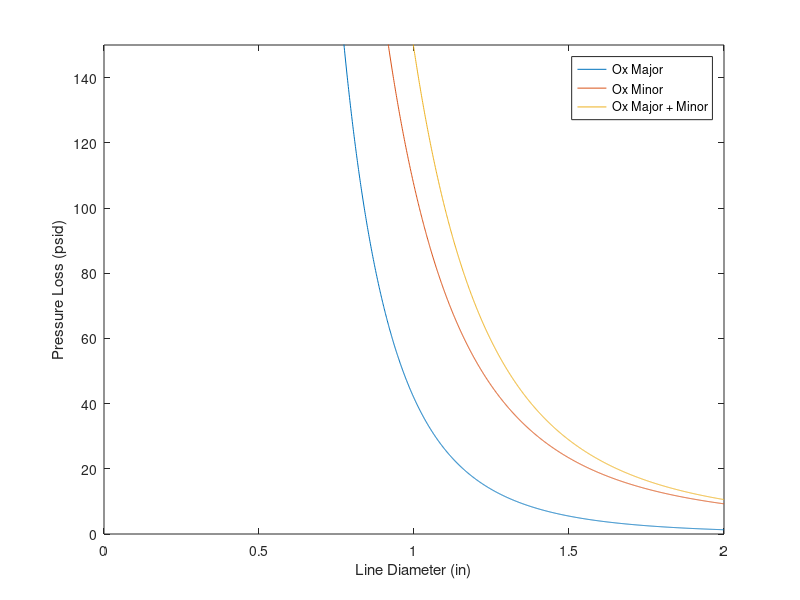
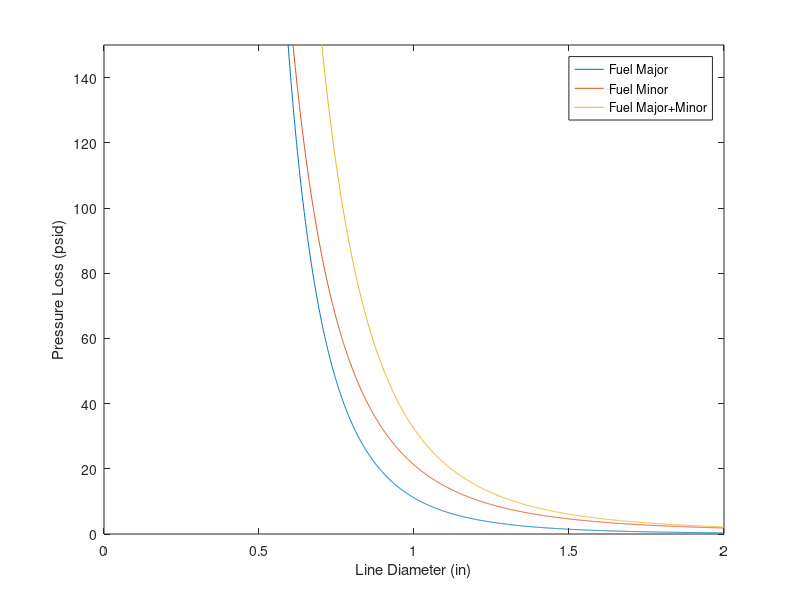

Source code (MATLAB) for these figures, in order:
%test stand development, Alexander Cusianovic 2018
close all;
g = 32.2;       % ft/s^2
%%% engine parameters
T = 5000;           % 10,000 lbf
Isp = 217;          % s
OF = 2.6;
impTot = 200000;
tb = impTot/T;
Pc = 350;           % psia
gam = 1.14;         % specific heat ratio
exPressRat = 0.0588;% exit pressure ratio, from Dave's design
expansionRat = 4.44;% expansion ratio
contractionRat = 4.1;
Pa = 14.7;          % atmospheric pressure
Cf = sqrt(2*gam^2/(gam-1)*(2/(gam+1))^((gam+1)/(gam-1))*(1-exPressRat^((gam-1)/gam)))+ expansionRat*(exPressRat-Pa/Pc);
% Cstar = Isp*9.81/Cf; %m/s
Cstar = 1786;       % m/s
CstarEff = 0.85;
mdot = T/(Isp*g)*32.2;
oxMdot = OF/(OF+1)*mdot; %lbm/s
fuelMdot = mdot - oxMdot;
%propellant densities
oxRho = 72.2;       % lbm/ft^3
fuelRho = 53.85;    % lbm/ft^3
%flow rates
% oxQ = oxMdot/oxRho*448.831;     %(lbm/s)/(lbm/ft^3) = ft^3/s = > gpm
% fuelQ = fuelMdot/fuelRho*448.831;
oxQ = (oxMdot/oxRho)*12^3;    %in^3/s
oxGPM = oxMdot/oxRho*448.831; %gpm
fuelQ = fuelMdot/fuelRho*12^3; %in^3/s
fuelGPM = fuelMdot/fuelRho*448.831; %Gpm

Qtot = oxQ+fuelQ;
oxMass = tb*oxMdot;         %lbm
fuelMass = tb*fuelMdot;     %lbm
oxVol = oxMass/oxRho;       %ft^3
fuelVol = fuelMass/fuelRho; %ft^3

%tank sizing
fuelTheight = 5; %maximum height, ft
oxTheight = 5;   %maximum heigh, ft
tankD = sqrt(4/pi*fuelTheight/fuelVol);
oxTHdot = (oxQ/12^3)/(pi/4*tankD^2);
fuelTHdot = (fuelQ/12^3)/(pi/4*tankD^2);

%engine sizing
At = (mdot*Cstar*CstarEff/Pc)/9.81; % throat area, (lbm/s)*(m/s)/(lbf/in^2)=>in^2
Ac = At*contractionRat; %in^2
Dc = sqrt(4*Ac/pi);
%plumbing and injector sizing
injDeltaP = 0.3*Pc;
Cd = 0.7; %assume a Cd
oxinjArea = oxMdot/(Cd*sqrt(g*2*injDeltaP*oxRho/12^2));       %in^2
fuelinjArea = fuelMdot/(Cd*sqrt(g*2*injDeltaP*fuelRho/12^2)); %in^2
%  lbm/s   /   sqrt(lbm/in^2*lbm/ft^3*g(ft/s^2)/12^2)
%%% injector hole sizing
%oxElements = 100;
%fuelElements = 80;
%oxElementD = sqrt(4/pi*(oxinjArea/oxElements)); %in, element diameter
%fuelElementD = sqrt(4/pi*(fuelinjArea/fuelElements)); %in, element diameter
oxInjVel = Cd*sqrt(2*g*injDeltaP*12^2/oxRho);     %ft/s
fuelInjVel = Cd*sqrt(2*g*injDeltaP*12^2/fuelRho); %ft/s
%mdot = Cd*A*sqrt(2deltaP*rho)
%rho*A*v = cd*A*sqrt(2*deltaP*rho)
%v = Cd*sqrt(2*deltaP/rho)
z = 0.5:0.001:2;
oxMinorLoss_arr = zeros(length(z),1);
fuelMinorLoss_arr = zeros(length(z),1);
oxMajorLoss_arr = zeros(length(z),1);
fuelMajorLoss_arr = zeros(length(z),1);
for j = 1:length(z)
%%% PLUMBING DROPS
%minor losses
movKL = 1; %assuming ball valve, partially closed
movA = pi/4*(1.5/12)^2;          % ft^2
movLoss = 0.00694*movKL*0.5*(oxRho/g)*((oxQ/12^3)/movA)^2; 
mfvKL = 1;
mfvA = pi/4*(1.5/12)^2; 
mfvLoss = 0.00694*mfvKL*0.5*(fuelRho/g)*((fuelQ/12^3)/mfvA)^2;
lineD = z(j); % in
lineA = pi/4*(lineD/12)^2; % ft^2
elbowKL = 1.5;
num90ElbowsFuel = 5;
num90ElbowsOx = 5;
elbowLossFuel = num90ElbowsFuel*(0.00694*elbowKL*0.5*(fuelRho/g)*((fuelQ/12^3)/lineA)^2);
elbowLossOx = num90ElbowsOx*(0.00694*elbowKL*0.5*(oxRho/g)*((oxQ/12^3)/lineA)^2);
minorLossesOxTotal = elbowLossOx+movLoss;
minorLossesFuelTotal = elbowLossFuel+mfvLoss;
oxMinorLoss_arr(j) = minorLossesOxTotal;
fuelMinorLoss_arr(j) = minorLossesFuelTotal;
%To be con
% major losses
mg2lb = 2.20462e-6;
cm2ft = 0.0328084;
oxVisc = 0.0679*mg2lb/cm2ft; % LOX viscosity at boiling point, mg/cm-s
fuelVisc = 11.0E-4; % lb/ft s
oxVel = (oxQ/12^3)/lineA; %ft/s
fuelVel = (fuelQ/12^3)/lineA; %ft/s
oxRe = oxRho*oxVel*(lineD/12)/oxVisc;
fuelRe = fuelRho*fuelVel*(lineD/12)/fuelVisc;
eqRough = 0.03; %riveted steel
relRough = eqRough/lineD;
oxFric = 0.05;
fuelFric = 0.05;
oxLength = 5*12;
fuelLength = oxLength;
oxMajor = oxFric*(oxLength/lineD)*oxVel^2/(2*32.2);
fuelMajor = fuelFric*(fuelLength/lineD)*fuelVel^2/(2*g);
%^ units-> (ft/ft) ft2/s2 * s2 / ft = ft
oxMajorLoss = oxMajor*(oxRho)/12^2; %ft *( lbm/ft3 * ft/s2 ) -(dividebyg)> ft * (lbf/ft^3)/12^2 -> psi
fuelMajorLoss = fuelMajor*(oxRho)/12^2; %psi
oxMajorLoss_arr(j) = oxMajorLoss;
fuelMajorLoss_arr(j) = fuelMajorLoss;
end
a = pi/4*z.^2;
x = 0:0.1:200;
figure;
plot(z,oxMajorLoss_arr,z,oxMinorLoss_arr,z,(oxMajorLoss_arr+oxMinorLoss_arr));
legend('Ox Major','Ox Minor','Ox Major + Minor')
xlabel('Line Diameter (in)')
ylabel('Pressure Loss (psid)')
ylim([0 150])

figure
plot(z,fuelMajorLoss_arr,z,fuelMinorLoss_arr,z,(fuelMinorLoss_arr+fuelMajorLoss_arr))
legend('Fuel Major','Fuel Minor','Fuel Major+Minor')
xlabel('Line Diameter (in)')
ylabel('Pressure Loss (psid)')
ylim([0 150])

plumbDeltaP = 75;
%%% REGULATOR CALCULATIONS
ankP = (Pc + injDeltaP + plumbDeltaP); %tank pressure, irrelevant since flow is going to be choked

presstankP = 4000;      % psia
ACFM = Qtot/12^3*60;    %actual cubic feet per minute
Pstd = 14.7;            % psia
Tstd = 520;             % R
SCFM = ACFM*(presstankP/Pstd);
SCFH = SCFM*60;
heliumSG = 0.138;
nitrogenSG = 0.967;
Cv = SCFH*sqrt(nitrogenSG*Tstd)/(816*presstankP);

% 